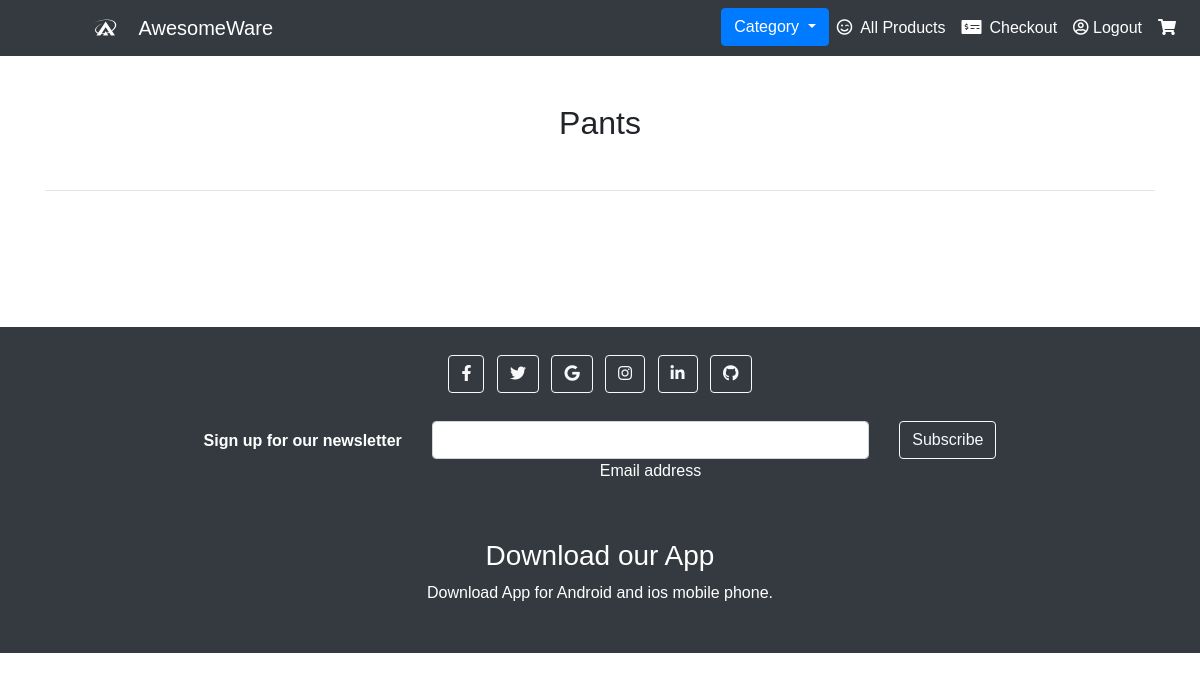
The page /Pants.php on the database as committed earlier.
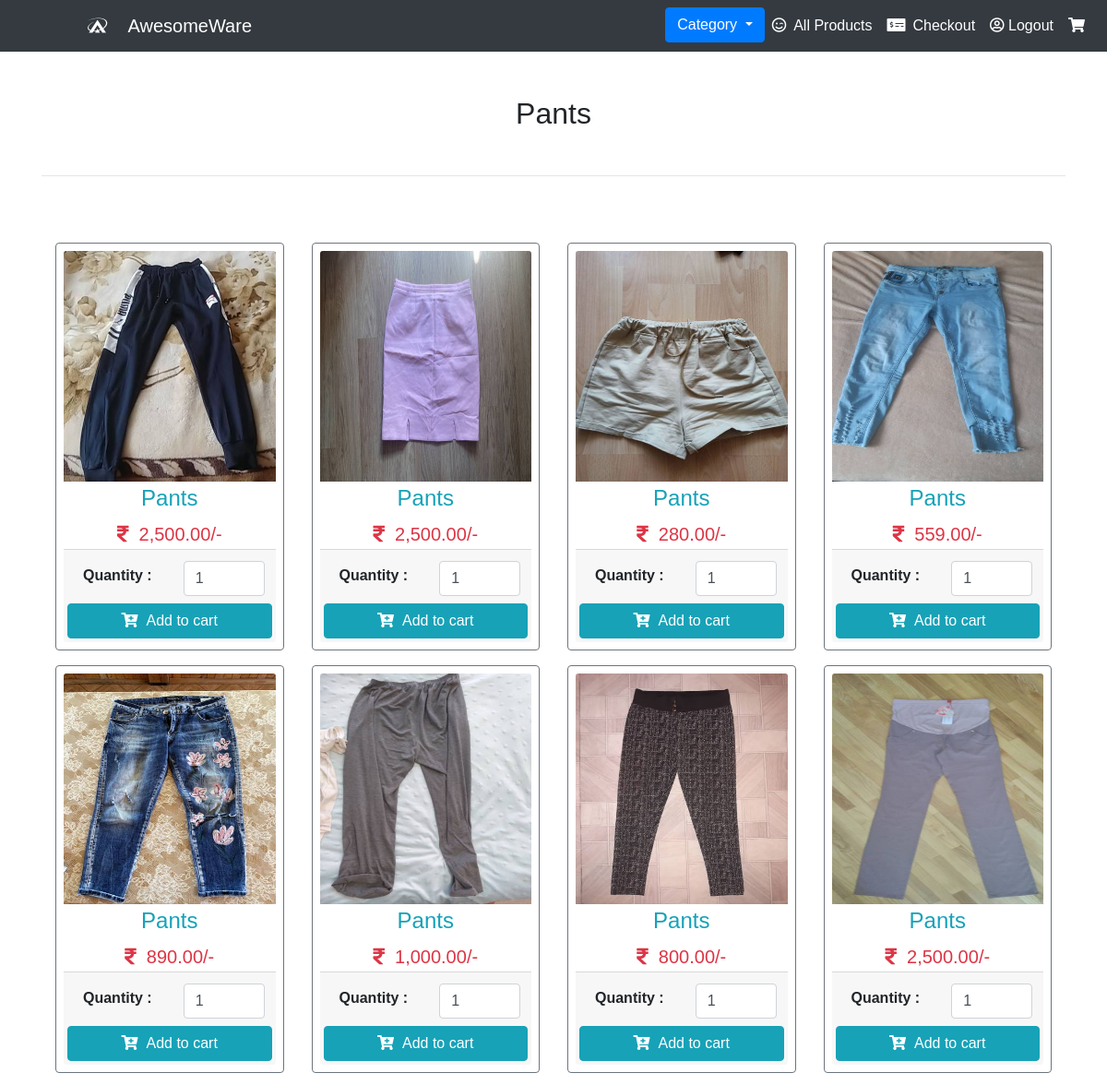
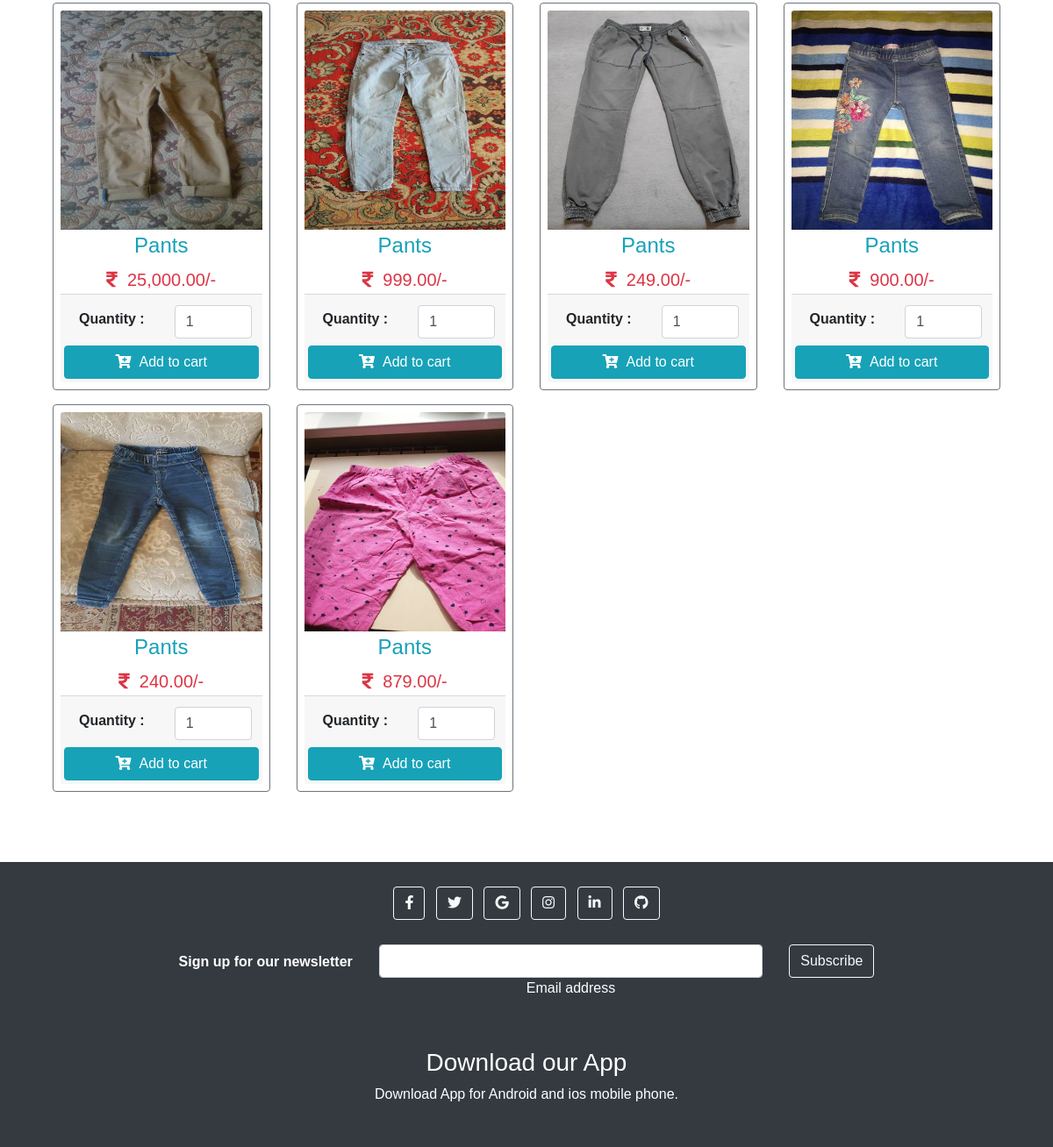
The same page on the database as committed later (2 pictures, top to bottom).
### tables this page shows
CREATE TABLE `product` (
  `id` int(11) NOT NULL,
  `product_name` varchar(255) NOT NULL,
  `product_price` varchar(100) NOT NULL,
  `product_qty` int(11) NOT NULL DEFAULT 1,
  `product_image` varchar(255) NOT NULL,
  `product_code` varchar(50) NOT NULL
);

### Pants.php (the view, shortened to what this page needs)
<!DOCTYPE html>
<html lang="en">
<head>
    <link rel='stylesheet' href='https://cdnjs.cloudflare.com/ajax/libs/twitter-bootstrap/4.5.2/css/bootstrap.min.css' />
    <link rel='stylesheet' href='https://cdnjs.cloudflare.com/ajax/libs/font-awesome/5.9.0/css/all.min.css' />
    <link rel="stylesheet" href="style.css">
</head>
</head>
<body>
 <nav class="navbar navbar-expand-md bg-dark navbar-dark">
  <a class="navbar-brand" href="index.php">&nbsp;&nbsp; &nbsp; &nbsp; &nbsp; &nbsp; &nbsp; &nbsp;<i class="fab fa-asymmetrik"></i> &nbsp; &nbsp;AwesomeWare</a>
    <div class="collapse navbar-collapse" id="collapsibleNavbar">
      <ul class="navbar-nav ml-auto">
      <div class="dropdown">
  <button class="btn btn-primary dropdown-toggle" type="button" id="dropdownMenuButton" data-toggle="dropdown" aria-haspopup="true" aria-expanded="false"> Category  </button>
</div>
        <li class="nav-item">
          <a class="nav-link active" href="index.php"><i class="far fa-smile-wink"></i>&nbsp; All Products</a>
        </li>
        <li class="nav-item">
          <a class="nav-link active" href="checkout.php"><i class="fas fa-money-check-alt mr-2"></i>Checkout</a>
        </li>
        <li class="nav-item">
          <a class="nav-link active" href="auth/logout.php"><i class="far fa-user-circle"></i> Logout </a>
        </li>
        <li class="nav-item">
          <a class="nav-link active" href="cart.php"><i class="fas fa-shopping-cart"></i> <span id="cart-item" class="badge badge-danger"></span></a>
        </li>
      </ul>
    </div>
  </nav>
  <div class="container py-5">
        <h2 class="text-center">Pants</h2><br>
<hr><br><br>
  <div class="container">
    <div class="row mt-2 pb-3">
      <?php
        include 'config.php';
        $stmt = $conn->prepare('SELECT * FROM product where product_name="Pants"');
        $stmt->execute();
        $result = $stmt->get_result();
        while ($row = $result->fetch_assoc()):
      ?>
      <div class="col-sm-6 col-md-4 col-lg-3 mb-2">
        <div class="card-deck">
          <div class="card p-2 border-secondary mb-2">
          <img src="<?= $row['product_image'] ?>" class="card-img-top" height="250">
            <div class="card-body p-1">
              <h4 class="card-title text-center text-info"><?= $row['product_name'] ?></h4>
              <h5 class="card-text text-center text-danger"><i class="fas fa-rupee-sign"></i>&nbsp;&nbsp;<?= number_format($row['product_price'],2) ?>/-</h5>
            </div>
            <div class="card-footer p-1">
              <form action="" class="form-submit">
                <div class="row p-2">
                  <div class="col-md-6 py-1 pl-4">
                    <b>Quantity : </b>
                  </div>
                  <div class="col-md-6">
                    <input type="number" class="form-control pqty" value="<?= $row['product_qty'] ?>">
                  </div>
                </div>
                <button class="btn btn-info btn-block addItemBtn"><i class="fas fa-cart-plus"></i>&nbsp;&nbsp;Add to
                  cart</button>
              </form>
            </div>
          </div>
        </div>
      </div>
      <?php endwhile; ?>
    </div>
  </div>
</div>
    <?php include('footer.php');?>
    </body>
    </html>

### footer.php
<footer class="bg-dark text-center text-white">
  <div class="container p-4">
    <section class="mb-4">
      <a class="btn btn-outline-light btn-floating m-1" href="#!" role="button"
        ><i class="fab fa-facebook-f"></i
      ></a>
      <a class="btn btn-outline-light btn-floating m-1" href="#!" role="button"
        ><i class="fab fa-twitter"></i
      ></a>
      <a class="btn btn-outline-light btn-floating m-1" href="#!" role="button"
        ><i class="fab fa-google"></i
      ></a>
      <a class="btn btn-outline-light btn-floating m-1" href="#!" role="button"
        ><i class="fab fa-instagram"></i
      ></a>
      <a class="btn btn-outline-light btn-floating m-1" href="#!" role="button"
        ><i class="fab fa-linkedin-in"></i
      ></a>
      <a class="btn btn-outline-light btn-floating m-1" href="#!" role="button"
        ><i class="fab fa-github"></i
      ></a>
    </section>
    <section class="">
      <form action="">
        <div class="row d-flex justify-content-center">
          <div class="col-auto">
            <p class="pt-2">
              <strong>Sign up for our newsletter</strong>
            </p>
          </div>
          <div class="col-md-5 col-12">
            <div class="form-outline form-white mb-4">
              <input type="email" id="form5Example2" class="form-control" />
              <label class="form-label" for="form5Example2">Email address</label>
            </div>
          </div>
          <div class="col-auto">
            <button type="submit" class="btn btn-outline-light mb-4">
              Subscribe
            </button>
          </div>
        </div>
      </form>
    </section>
    <section class="mb-4">
    <div class="col-auto"><br>
      <h3>Download our App</h3>
      <p>Download App for Android and ios mobile phone.</p>
    </div>
    </section>
  </div>
</footer>

### style.css (style rules this page uses)
* { margin: 0; padding: 0; box-sizing: border-box; }
html, body { font-family: Arial, Helvetica, sans-serif; }
ul { list-style-type: none; }

Rows that differ between the two databases and show on the page:
added product: product_image (picture), product_name "Pants", product_price "2,500.00", product_qty "1"
added product: product_image (picture), product_name "Pants", product_price "2,500.00", product_qty "1"
added product: product_image (picture), product_name "Pants", product_price "280.00", product_qty "1"
added product: product_image (picture), product_name "Pants", product_price "559.00", product_qty "1"
added product: product_image (picture), product_name "Pants", product_price "890.00", product_qty "1"
added product: product_image (picture), product_name "Pants", product_price "1,000.00", product_qty "1"
added product: product_image (picture), product_name "Pants", product_price "800.00", product_qty "1"
added product: product_image (picture), product_name "Pants", product_price "2,500.00", product_qty "1"
added product: product_image (picture), product_name "Pants", product_price "25,000.00", product_qty "1"
added product: product_image (picture), product_name "Pants", product_price "999.00", product_qty "1"
added product: product_image (picture), product_name "Pants", product_price "249.00", product_qty "1"
added product: product_image (picture), product_name "Pants", product_price "900.00", product_qty "1"
added product: product_image (picture), product_name "Pants", product_price "240.00", product_qty "1"
added product: product_image (picture), product_name "Pants", product_price "879.00", product_qty "1"
